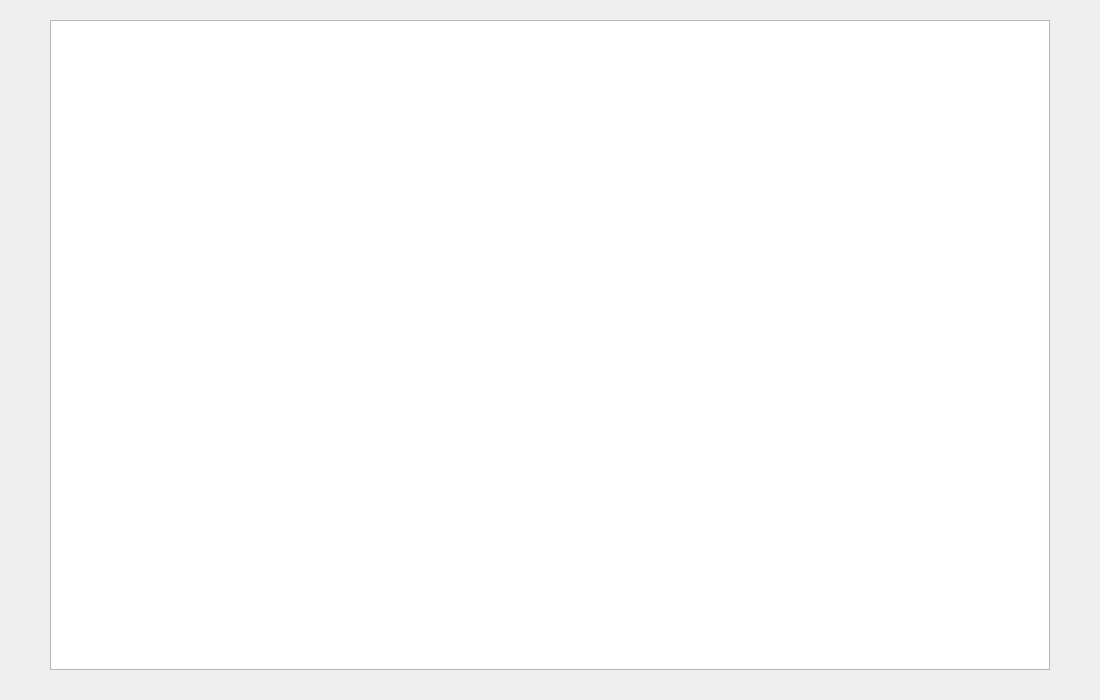
<?xml version="1.0" encoding="UTF-8"?>
<ui version="4.0">
 <class>Dialogbaobiao</class>
 <widget class="QDialog" name="Dialogbaobiao">
  <property name="geometry">
   <rect>
    <x>0</x>
    <y>0</y>
    <width>1100</width>
    <height>700</height>
   </rect>
  </property>
  <property name="windowTitle">
   <string>Dialog</string>
  </property>
  <widget class="QTableView" name="tableView">
   <property name="geometry">
    <rect>
     <x>50</x>
     <y>20</y>
     <width>1000</width>
     <height>650</height>
    </rect>
   </property>
  </widget>
 </widget>
 <resources/>
 <connections/>
</ui>
